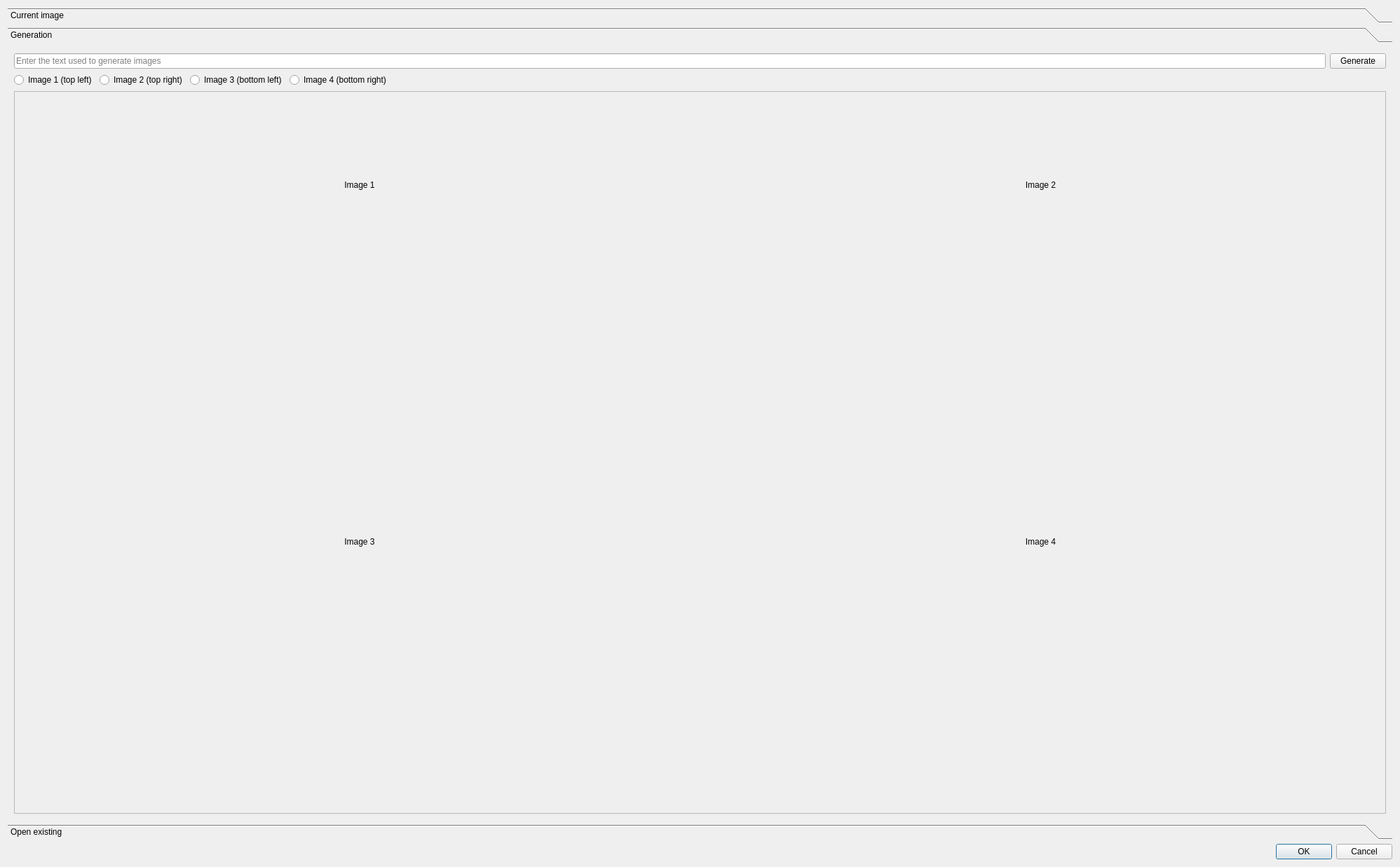
<?xml version="1.0" encoding="UTF-8"?>
<ui version="4.0">
 <class>DialogImageAI</class>
 <widget class="QDialog" name="DialogImageAI">
  <property name="geometry">
   <rect>
    <x>0</x>
    <y>0</y>
    <width>1997</width>
    <height>1237</height>
   </rect>
  </property>
  <property name="windowTitle">
   <string>AI Image</string>
  </property>
  <layout class="QVBoxLayout" name="verticalLayout">
   <item>
    <widget class="QToolBox" name="toolBox">
     <property name="currentIndex">
      <number>1</number>
     </property>
     <widget class="QWidget" name="pageCurrent">
      <property name="geometry">
       <rect>
        <x>0</x>
        <y>0</y>
        <width>1979</width>
        <height>1102</height>
       </rect>
      </property>
      <attribute name="label">
       <string>Current image</string>
      </attribute>
      <layout class="QVBoxLayout" name="verticalLayout_2">
       <item>
        <widget class="QLabel" name="labelCurrentPixmap">
         <property name="text">
          <string>TextLabel</string>
         </property>
         <property name="alignment">
          <set>Qt::AlignCenter</set>
         </property>
        </widget>
       </item>
      </layout>
     </widget>
     <widget class="QWidget" name="pageGenerated">
      <property name="geometry">
       <rect>
        <x>0</x>
        <y>0</y>
        <width>1979</width>
        <height>1102</height>
       </rect>
      </property>
      <attribute name="label">
       <string>Generation</string>
      </attribute>
      <layout class="QVBoxLayout" name="verticalLayout_3">
       <item>
        <layout class="QHBoxLayout" name="horizontalLayout">
         <item>
          <widget class="QLineEdit" name="lineEditText">
           <property name="toolTip">
            <string>Enter the text used to generate images</string>
           </property>
           <property name="placeholderText">
            <string>Enter the text used to generate images</string>
           </property>
          </widget>
         </item>
         <item>
          <widget class="QPushButton" name="buttonGenerate">
           <property name="text">
            <string>Generate</string>
           </property>
          </widget>
         </item>
        </layout>
       </item>
       <item>
        <layout class="QHBoxLayout" name="horizontalLayout_2">
         <item>
          <widget class="QRadioButton" name="radioImage1">
           <property name="text">
            <string>Image 1 (top left)</string>
           </property>
          </widget>
         </item>
         <item>
          <widget class="QRadioButton" name="radioImage2">
           <property name="text">
            <string>Image 2 (top right)</string>
           </property>
          </widget>
         </item>
         <item>
          <widget class="QRadioButton" name="radioImage3">
           <property name="text">
            <string>Image 3 (bottom left)</string>
           </property>
          </widget>
         </item>
         <item>
          <widget class="QRadioButton" name="radioImage4">
           <property name="text">
            <string>Image 4 (bottom right)</string>
           </property>
          </widget>
         </item>
         <item>
          <spacer name="horizontalSpacer">
           <property name="orientation">
            <enum>Qt::Horizontal</enum>
           </property>
           <property name="sizeHint" stdset="0">
            <size>
             <width>40</width>
             <height>20</height>
            </size>
           </property>
          </spacer>
         </item>
        </layout>
       </item>
       <item>
        <widget class="QScrollArea" name="scrollArea">
         <property name="widgetResizable">
          <bool>true</bool>
         </property>
         <widget class="QWidget" name="scrollAreaWidgetContents">
          <property name="geometry">
           <rect>
            <x>0</x>
            <y>0</y>
            <width>1959</width>
            <height>1022</height>
           </rect>
          </property>
          <layout class="QGridLayout" name="gridLayout">
           <item row="3" column="0">
            <widget class="QLabel" name="labelPixmap3">
             <property name="text">
              <string/>
             </property>
             <property name="alignment">
              <set>Qt::AlignCenter</set>
             </property>
            </widget>
           </item>
           <item row="3" column="1">
            <widget class="QLabel" name="labelPixmap4">
             <property name="text">
              <string/>
             </property>
             <property name="alignment">
              <set>Qt::AlignCenter</set>
             </property>
            </widget>
           </item>
           <item row="0" column="1">
            <widget class="QLabel" name="label_2">
             <property name="text">
              <string>Image 2</string>
             </property>
             <property name="alignment">
              <set>Qt::AlignCenter</set>
             </property>
            </widget>
           </item>
           <item row="0" column="0">
            <widget class="QLabel" name="label">
             <property name="text">
              <string>Image 1</string>
             </property>
             <property name="alignment">
              <set>Qt::AlignCenter</set>
             </property>
            </widget>
           </item>
           <item row="1" column="1">
            <widget class="QLabel" name="labelPixmap2">
             <property name="text">
              <string/>
             </property>
             <property name="alignment">
              <set>Qt::AlignCenter</set>
             </property>
            </widget>
           </item>
           <item row="1" column="0">
            <widget class="QLabel" name="labelPixmap1">
             <property name="text">
              <string/>
             </property>
             <property name="alignment">
              <set>Qt::AlignCenter</set>
             </property>
            </widget>
           </item>
           <item row="2" column="0">
            <widget class="QLabel" name="label_3">
             <property name="text">
              <string>Image 3</string>
             </property>
             <property name="alignment">
              <set>Qt::AlignCenter</set>
             </property>
            </widget>
           </item>
           <item row="2" column="1">
            <widget class="QLabel" name="label_4">
             <property name="text">
              <string>Image 4</string>
             </property>
             <property name="alignment">
              <set>Qt::AlignCenter</set>
             </property>
            </widget>
           </item>
          </layout>
         </widget>
        </widget>
       </item>
      </layout>
     </widget>
     <widget class="QWidget" name="pageOpenExisting">
      <property name="geometry">
       <rect>
        <x>0</x>
        <y>0</y>
        <width>1979</width>
        <height>1102</height>
       </rect>
      </property>
      <attribute name="label">
       <string>Open existing</string>
      </attribute>
      <layout class="QVBoxLayout" name="verticalLayout_4">
       <item>
        <layout class="QHBoxLayout" name="horizontalLayout_3">
         <item>
          <widget class="QLineEdit" name="lineEditImage">
           <property name="readOnly">
            <bool>true</bool>
           </property>
          </widget>
         </item>
         <item>
          <widget class="QPushButton" name="buttonBrowseImage">
           <property name="text">
            <string>Browse</string>
           </property>
          </widget>
         </item>
        </layout>
       </item>
       <item>
        <widget class="QLabel" name="labelImageInfo">
         <property name="text">
          <string/>
         </property>
        </widget>
       </item>
       <item>
        <widget class="QLabel" name="labelBrowsedPixmap">
         <property name="text">
          <string/>
         </property>
         <property name="alignment">
          <set>Qt::AlignCenter</set>
         </property>
        </widget>
       </item>
      </layout>
     </widget>
    </widget>
   </item>
   <item>
    <widget class="QDialogButtonBox" name="buttonBox">
     <property name="orientation">
      <enum>Qt::Horizontal</enum>
     </property>
     <property name="standardButtons">
      <set>QDialogButtonBox::Cancel|QDialogButtonBox::Ok</set>
     </property>
    </widget>
   </item>
  </layout>
 </widget>
 <resources/>
 <connections>
  <connection>
   <sender>buttonBox</sender>
   <signal>accepted()</signal>
   <receiver>DialogImageAI</receiver>
   <slot>accept()</slot>
   <hints>
    <hint type="sourcelabel">
     <x>248</x>
     <y>254</y>
    </hint>
    <hint type="destinationlabel">
     <x>157</x>
     <y>274</y>
    </hint>
   </hints>
  </connection>
  <connection>
   <sender>buttonBox</sender>
   <signal>rejected()</signal>
   <receiver>DialogImageAI</receiver>
   <slot>reject()</slot>
   <hints>
    <hint type="sourcelabel">
     <x>316</x>
     <y>260</y>
    </hint>
    <hint type="destinationlabel">
     <x>286</x>
     <y>274</y>
    </hint>
   </hints>
  </connection>
 </connections>
</ui>
